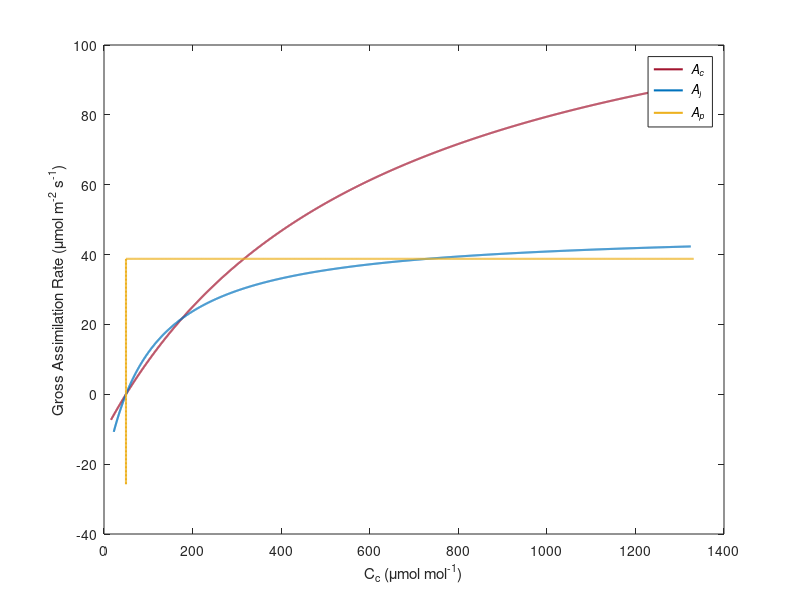
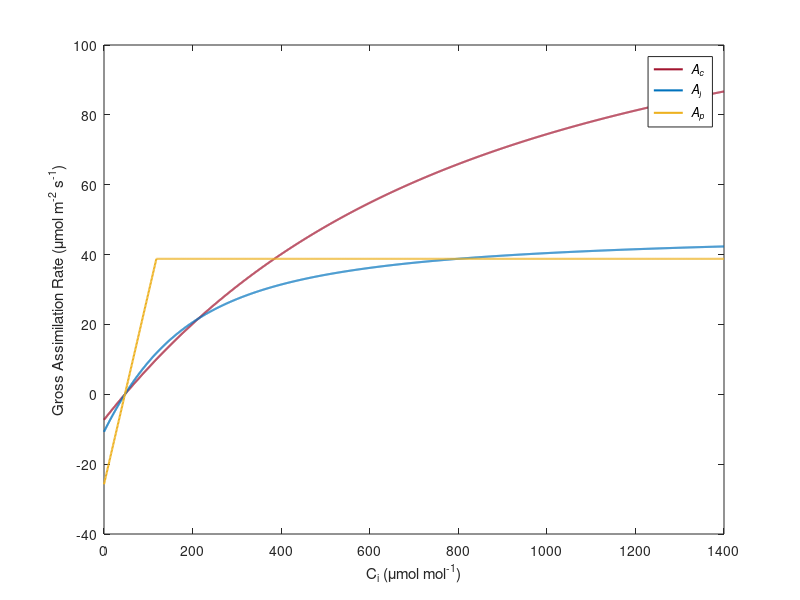
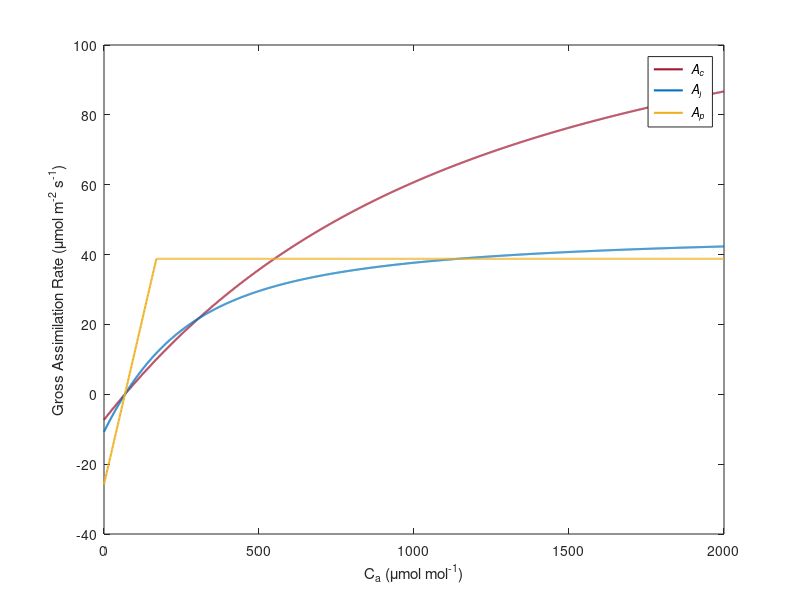

Recreate these plots in MATLAB, in order.
%% Calculating Cc values equivalent to Ca for FvCB model fit

%% Specify average photosynthetic parameters
% Farquhar model parameters
Vcmax_m=134.380530667391;% Avg Estimated using msuRACiFit (Gregory et al 2021) with rice Gamma Star at 28.9C
J=189.091184437385;% Avg Estimated using msuRACiFit (Gregory et al 2021) with rice Gamma Star at 28.9C
TPU=12.9252127787927;% Avg Estimated using msuRACiFit (Gregory et al 2021) with rice Gamma Star at 28.9C
Gr = 49.6558492521714;%µmol mol-1
Rd = 1.33898789673117; %umol m-2 s-1
Gm = 0.545813281251705; %umol m-2 s-1
Kc_air = 606.946980366782;%umol mol-1

% Create a vector of CA whose elements increment by 10 (starting from 10).
CA=[0:1:2000]';
% To calculate the assimilation rates, we need three equations associated with limitation phases

%% Assimilation rates for Farquhar model divided by limitation processes (Ac, Aj, Ap) 
Farq_Matrix=zeros(2001,8);
k = 1; % Initialize row index
    % Farquhar model A calculation 
    for i = 1:2001
        Air_CO2 = CA(i);
        Ci = Air_CO2 * 0.7; % intercellular CO2 
        %if (i <= 30) % Rubisco- limited assimilation (Ac)
        %if (CA(i) <= 300) % Rubisco- limited assimilation (Ac)
        Ac_b = Vcmax_m-Rd+(Ci+Kc_air)*Gm;
        Ac_c = ((Ci-Gr)*Vcmax_m-(Ci+Kc_air)*Rd)*Gm;
        Net_Ac = ((Ac_b - sqrt(Ac_b^2 - 4*Ac_c)) / 2); % Net A expressed as a function of Cc does not include Rd
        Cc_Ac = (Ci - Net_Ac/Gm); % Use Net_Ac to calculate Cc
        Gross_Ac = Net_Ac + Rd; 
        %elseif (i >= 31) && (i <= 100) % RuBP limited assimilation (Aj)
        %elseif (CA(i) >= 301) && (CA(i) <= 1140) % RuBP limited assimilation (Aj)
        Aj_b = (J/4) - Rd + (Ci + 2*Gr) * Gm;
        Aj_c = ((Ci - Gr) * J/4 - (Ci + 2*Gr) * Rd) * Gm;
        Net_Aj = ((Aj_b - sqrt(Aj_b^2 - 4*Aj_c)) / 2); % Net A expressed as a function of Cc does not include Rd
        Cc_Aj = (Ci - Net_Aj/Gm); % Use Net_Aj to calculate Cc
        Gross_Aj = Net_Aj + Rd; 
        %else % TPU limited assimilation (Ap)
        Ap_b = (3*TPU)-Rd + (Ci- (1+(3*0))* Gr) *Gm;
        Ap_c = ((Ci-Gr)*3*TPU - (Ci-(1+(3*0))*Gr)*Rd)*Gm;
        Net_Ap = ((Ap_b - sqrt(Ap_b^2 - 4*Ap_c)) / 2); % Net A expressed as a function of Cc does not include Rd
        Cc_Ap = (Ci - Net_Ap/Gm); % Use Net_Ac to calculate Cc
        Gross_Ap = Net_Ap + Rd;
        % Compile results in matrix - Include all assimilation rates and Cc
        % values corresponding to CA and Ci
        Farq_Matrix(k, 1) = CA(i);
        Farq_Matrix(k, 2) = Ci;
        Farq_Matrix(k, 3) = Gross_Ac;
        Farq_Matrix(k, 4) = Gross_Aj;
        Farq_Matrix(k, 5) = Gross_Ap;
        Farq_Matrix(k, 6) = Cc_Ac; 
        Farq_Matrix(k, 7) = Cc_Aj; 
        Farq_Matrix(k, 8) = Cc_Ap; 
        k = k + 1; % Move to the next row
    end

%% Plotting Cc vs A 
figure
plot(Farq_Matrix(:,6),Farq_Matrix(:,3),'Color',"#A2142F",'LineWidth',1.5) %plot Cc_Ac against Gross_Ac in red
hold on
plot(Farq_Matrix(:,7),Farq_Matrix(:,4),'Color',"#0072BD",'LineWidth',1.5) %plot Cc_Aj against Gross_Aj in blue
hold on
plot(Farq_Matrix(:,8),Farq_Matrix(:,5),'Color',"#EDB120",'LineWidth',1.5) %plot Cc_Ap against Gross_Ap in yellow
legend('\it A_{c}','\it A_{j}','\it A_{p}')
xlabel('C_c (μmol mol^{-1})')
ylabel('Gross Assimilation Rate (μmol m^{-2} s^{-1})')
set(gcf, 'PaperOrientation', 'landscape');
%print(gcf,fullfile('Outputs/rice_params/graphs',"Cc_vs_Limitations"),'-dpdf');
% %% Plotting Cc vs A (combined graph)
% % Find intersection points to get ranges to plot for each limitation
% figure
% if Ac(i) < Aj(i)
%     p=plot(Cc(1:10),Ac(1:10),'-o');
%     %p=plot(Ci,Ac,'-o');
%     p.Color = "#D95319";
%     hold on
%     elseif Aj(i)<Ap(i)
%     q=plot(Cc(10:20),Aj(10:20),'-o');
%     %q=plot(Ci,Aj(),'-o');
%     q.Color = "#0072BD";
%     hold on
%     else
%     r=plot(Cc(20:33),Ap(20:33),'-o');
%     %r=plot(Ci,At,'-o');
%     r.Color = "#EDB120";
% end
% xlabel('C_c (ppm)');
% ylabel('A (umol m^-2 s^-1)');
% legend('Rubisco','RuBP regeneration','TPU','Location','NorthWest')
% set(gcf, 'PaperOrientation', 'landscape');
% print(gcf,fullfile('Outputs/rice_params/graphs',"Cc_vs_Limitations_combined"),'-dpdf');
%% Plotting Ci vs A 
figure
plot(Farq_Matrix(:,2),Farq_Matrix(:,3),'Color',"#A2142F",'LineWidth',1.5) %plot Ci_Ac against Gross_Ac in red
hold on
plot(Farq_Matrix(:,2),Farq_Matrix(:,4),'Color',"#0072BD",'LineWidth',1.5) %plot Ci_Aj against Gross_Aj in blue
hold on
plot(Farq_Matrix(:,2),Farq_Matrix(:,5),'Color',"#EDB120",'LineWidth',1.5) %plot Ci_Ap against Gross_Ap in yellow
legend('\it A_{c}','\it A_{j}','\it A_{p}')
xlabel('C_i (μmol mol^{-1})')
ylabel('Gross Assimilation Rate (μmol m^{-2} s^{-1})')
set(gcf, 'PaperOrientation', 'landscape');
%print(gcf,fullfile('Outputs/rice_params/graphs',"Ci_vs_Limitations"),'-dpdf');
%% Plotting CA vs A (Check intersection of phases)
figure
plot(Farq_Matrix(:,1),Farq_Matrix(:,3),'Color',"#A2142F",'LineWidth',1.5)
hold on
plot(Farq_Matrix(:,1),Farq_Matrix(:,4),'Color',"#0072BD",'LineWidth',1.5)
hold on
plot(Farq_Matrix(:,1),Farq_Matrix(:,5),'Color',"#EDB120",'LineWidth',1.5)
legend('\it A_{c}','\it A_{j}','\it A_{p}')
xlabel('C_a (μmol mol^{-1})')
ylabel('Gross Assimilation Rate (μmol m^{-2} s^{-1})')
set(gcf, 'PaperOrientation', 'landscape');
%print(gcf,fullfile('Outputs/rice_params/graphs',"Ca_vs_Limitations"),'-dpdf');